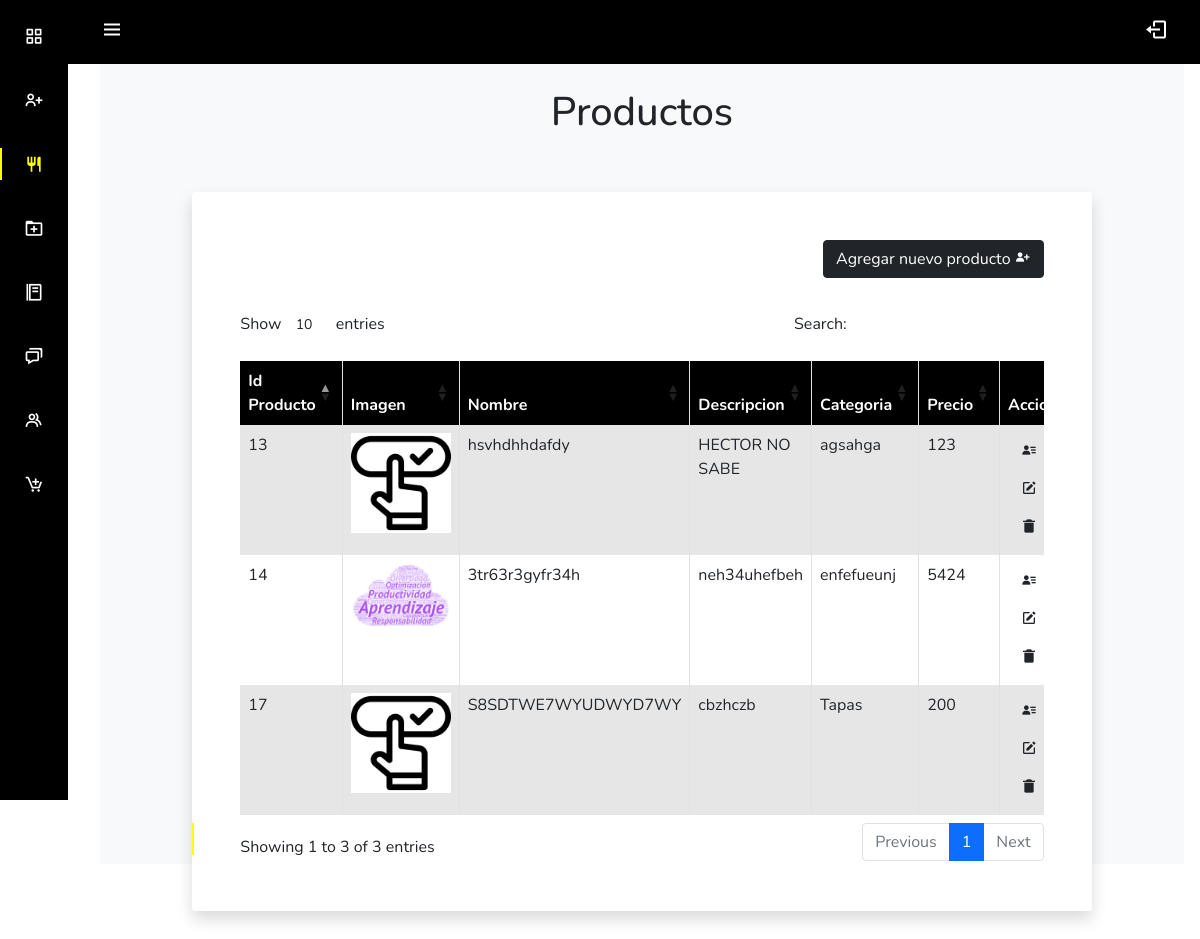
Screenshot of /dashboard/productos.php (signed in) with the database file from the repository.
### tables this page shows
CREATE TABLE `productos` (
  `IdProducto` int(11) NOT NULL,
  `imagen` varchar(250) NOT NULL,
  `nombre` varchar(50) NOT NULL,
  `descripcion` varchar(50) NOT NULL,
  `categoria` varchar(50) NOT NULL,
  `precio` decimal(10,0) NOT NULL
);

### dashboard/productos.php (the view, shortened to what this page needs)
<!DOCTYPE html>
<html lang="en">
    <head>
        <link rel="stylesheet" href="https://cdn.jsdelivr.net/npm/bootstrap@5.0.0-beta1/dist/css/bootstrap.min.css">
        <link rel="stylesheet" href="https://cdn.jsdelivr.net/npm/boxicons@latest/css/boxicons.min.css"> </script>
        <link rel="stylesheet" href="css/dashboard.css">
        <link href="../css/style.css" rel="stylesheet">
        <link rel="stylesheet" href="https://cdn.datatables.net/1.10.19/css/dataTables.bootstrap4.min.css">
    </head>
    <body id="body-pd">
        <header class="header" id="header">
            <div class="header_toggle"> <i class='bx bx-menu' id="header-toggle"></i> </div>
            <div> <a class="header_toggle" href="../funciones/cerrarSesion.php"> <i class='bx bx-log-out'></i> </a> </div>
        </header>
        <div class="l-navbar" id="nav-bar">
            <nav class="nav">
                <div>
                    <div class="nav_list">
                        <a href="index.php" class="nav_link"> <i class='bx bx-grid-alt nav_icon'></i> <span class="nav_name">Dashboard</span> </a>
                        <a href="usuarios.php" class="nav_link"> <i class='bx bx-user-plus nav_icon'></i> <span class="nav_name">Administradores</span> </a>
                        <a href="productos.php" class="nav_link active"> <i class='bx bx-restaurant nav_icon'></i> <span class="nav_name">Productos</span> </a>
                        <a href="categorias.php" class="nav_link"> <i class='bx bx-folder-plus nav_icon'></i> <span class="nav_name">Categorias</span> </a>
                        <a href="reservas.php" class="nav_link"> <i class='bx bx-food-menu nav_icon'></i> <span class="nav_name">Reservas</span> </a>
                        <a href="contactos.php" class="nav_link"> <i class='bx bx-chat nav_icon'></i> <span class="nav_name">Contactos</span> </a>
                        <a href="clientes.php" class="nav_link "> <i class='bx bx-group nav_icon'></i> <span class="nav_name">Clientes</span> </a>
                        <a href="ordenes.php" class="nav_link"> <i class='bx bx-cart-add nav_icon'></i> <span class="nav_name">Ordenes</span> </a>
                    </div>
                </div>
            </nav>
        </div>
        <div class="height-100 bg-light">
            <br>
            <h1 class="text-center color-white"> Productos </h1>
            <div class="row py-5">
                <div class="col-lg-10 mx-auto">
                    <div class="card rounded shadow border-0">
                        <div class="card-body p-5 bg-white rounded">
                            <div class="text-end mb-3">
                            <a class="btn btn-dark text-white btn-add" href="#">
                                Agregar nuevo producto <i class='bx bxs-user-plus text-white'></i>
                            </a>
                            </div>
                            <div class="table-responsive">
                                <table id="example" style="width:100%" class="table table-striped table-bordered">
                                    <thead class="text-center" style="background-color: black; color:white;">
                                        <tr>
                                            <th>Id Producto</th>
                                            <th>Imagen</th>
                                            <th>Nombre</th>
                                            <th>Descripcion</th>
                                            <th>Categoria</th>
                                            <th>Precio</th>
                                            <th>Acciones</th>
                                        </tr>
                                    </thead>
                                    <tbody>
                                        <?php
                                            $conexion=$GLOBALS['conex'];
                                            $SQL=mysqli_query($conexion,"SELECT productos.IdProducto, productos.imagen, productos.nombre, productos.descripcion, productos.categoria, productos.precio FROM productos");
                                            while($fila=mysqli_fetch_assoc($SQL)):
                                        ?>
                                        <tr>
                                            <td><?php echo $fila['IdProducto']; ?></td>
                                            <td> <img src="../product_images/<?php echo $fila['imagen']?>" alt="Imagen del producto" style="max-width: 100px;"></td>
                                            <td><?php echo $fila['nombre']; ?></td>
                                            <td><?php echo $fila['descripcion']; ?></td>
                                            <td><?php echo $fila['categoria']; ?></td>
                                            <td><?php echo $fila['precio']; ?></td>
                                            <td>
                                                <a class="btn btn-view" href="#" data-id="<?php echo $fila['IdProducto']?>" >
                                                    <i class='bx bxs-user-detail'></i>
                                                </a>
                                                <a class="btn btn-edit" href="#" data-id="<?php echo $fila['IdProducto']?>">
                                                    <i class='bx bxs-edit'></i>
                                                </a>
                                                <a class="btn btn-del" href="#" data-id="<?php echo $fila['IdProducto']?>"> <i class='bx bxs-trash-alt'></i> </a>
                                            </td>
                                        </tr>
                                        <?php endwhile;?>
                                    </tbody>
                                </table>
                            </div>
                        </div>
                    </div>
                </div>
            </div>
        </div>
    </body>
</html>

### dashboard/css/dashboard.css (style rules this page uses)
:root { --header-height: 3rem; --nav-width: 68px; --first-color: #000000; --first-color-light: #ffffff; --white-color: #ffffff; --body-font: 'Nunito', sans-serif; --normal-font-size: 1rem; --z-fixed: 100 }
*,::before,::after { box-sizing: border-box }
body { position: relative;margin: var(--header-height) 0 0 0;padding: 0 1rem;font-family: var(--body-font);font-size: var(--normal-font-size);transition: .5s }
a { text-decoration: none }
.header { width: 100%; height: var(--header-height); position: fixed; top: 0; left: 0; display: flex; align-items: center; justify-content: space-between; padding: 0 1rem; background-color: #000000; z-index: var(--z-fixed); transition: .5s }
.header_toggle { color: white; font-size: 1.5rem; cursor: pointer }
.l-navbar { position: fixed; top: 0;left: -30%; width: var(--nav-width); height: 100vh; background-color: var(--first-color); padding: .5rem 1rem 0 0; transition: .5s; z-index: var(--z-fixed) }
.nav { height: 100%; display: flex; flex-direction: column; justify-content: space-between; overflow: hidden }
.nav_link { display: grid; grid-template-columns: max-content max-content; align-items: center; column-gap: 1rem; padding: .5rem 0 .5rem 1.5rem }
.nav_link { position: relative; color: var(--first-color-light); margin-bottom: 1.5rem; transition: .3s }
.nav_icon { font-size: 1.25rem; }
.active { color: yellow }
.active::before { content: ''; position: absolute; left: 0;width: 2px; height: 32px; background-color: yellow; }
.height-100 { height:100vh }
@media screen and (min-width: 768px) { body { margin: calc(var(--header-height) + 1rem) 0 0 0; padding-left: calc(var(--nav-width) + 2rem) } }
@media screen and (min-width: 768px) { .header { height: calc(var(--header-height) + 1rem); padding: 0 2rem 0 calc(var(--nav-width) + 2rem) } }
@media screen and (min-width: 768px) { .l-navbar { left: 0;padding: 1rem 1rem 0 0 } }

### rows the page displays
productos: IdProducto "13", imagen (picture), nombre "hsvhdhhdafdy", descripcion "HECTOR NO SABE", categoria "agsahga", precio "123"
productos: IdProducto "14", imagen (picture), nombre "3tr63r3gyfr34h", descripcion "neh34uhefbeh", categoria "enfefueunj", precio "5424"
productos: IdProducto "17", imagen (picture), nombre "S8SDTWE7WYUDWYD7WY", descripcion "cbzhczb", categoria "Tapas", precio "200"
